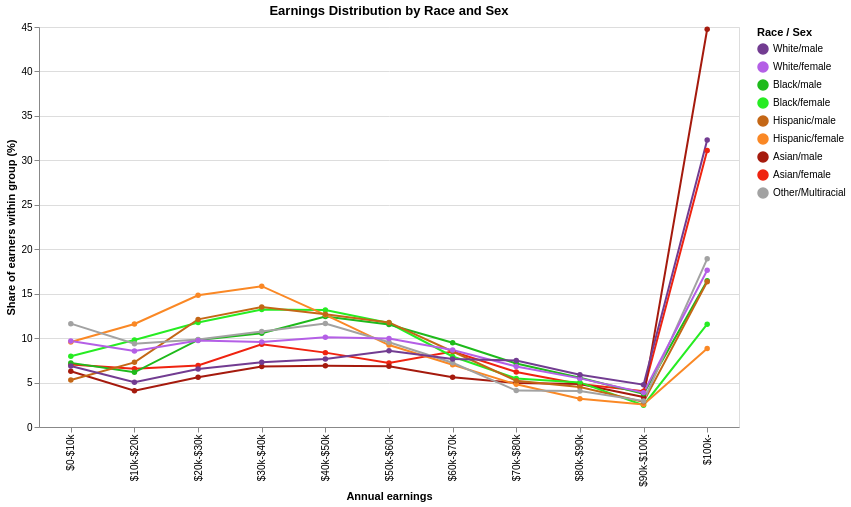

Notebook code cell kept with this figure:
### Code cell
chart02 = alt.Chart(race_income_distribution).mark_line(
    point=True
).encode(
    x=alt.X(
        'income_category:N',
        sort=labels,
        title='Annual earnings'
    ),
    y=alt.Y(
        "percentage:Q",
        title="Share of earners within group (%)"
    ),
    color=alt.Color(
        "race_group:N",
        scale=alt.Scale(
            domain=group_order,
            range=group_colors
        ),
        legend=alt.Legend(title="Race / Sex")
    )
).properties(
    width=700,
    height=400,
    title='Earnings Distribution by Race and Sex'
)

chart02

### Figure 1 — Vega-Lite specification as saved in the notebook (floating-point values rounded to 4 significant figures)
{"config": {"view": {"continuousWidth": 300, "continuousHeight": 300}}, "data": {"name": "data-a3513834285351ff997e93fc2a9dca30"}, "mark": {"type": "line", "point": true}, "encoding": {"color": {"field": "race_group", "legend": {"title": "Race / Sex"}, "scale": {"domain": ["White/male", "White/female", "Black/male", "Black/female", "Hispanic/male", "Hispanic/female", "Asian/male", "Asian/female", "Other/Multiracial"], "range": ["#723C91", "#B45FE6", "#1EBA1B", "#26EC22", "#C46716", "#FA8825", "#A51A0D", "#EF2310", "#A2A2A2"]}, "type": "nominal"}, "x": {"field": "income_category", "sort": ["$0-$10k", "$10k-$20k", "$20k-$30k", "$30k-$40k", "$40k-$50k", "$50k-$60k", "$60k-$70k", "$70k-$80k", "$80k-$90k", "$90k-$100k", "$100k-"], "title": "Annual earnings", "type": "nominal"}, "y": {"field": "percentage", "title": "Share of earners within group (%)", "type": "quantitative"}}, "height": 400, "title": "Earnings Distribution by Race and Sex", "width": 700, "$schema": "https://vega.github.io/schema/vega-lite/v6.4.1.json", "datasets": {"data-a3513834285351ff997e93fc2a9dca30": [{"income_category": "$0-$10k", "race_group": "Asian/female", "estimated_population": 456800.0, "percentage": 7.039}, {"income_category": "$0-$10k", "race_group": "Asian/male", "estimated_population": 451600.0, "percentage": 6.277}, {"income_category": "$0-$10k", "race_group": "Black/female", "estimated_population": 820900.0, "percentage": 7.969}, {"income_category": "$0-$10k", "race_group": "Black/male", "estimated_population": 646900.0, "percentage": 7.215}, {"income_category": "$0-$10k", "race_group": "Hispanic/female", "estimated_population": 1580000.0, "percentage": 9.57}, {"income_category": "$0-$10k", "race_group": "Hispanic/male", "estimated_population": 1020000.0, "percentage": 5.28}, {"income_category": "$0-$10k", "race_group": "Other/Multiracial", "estimated_population": 833000.0, "percentage": 11.63}, {"income_category": "$0-$10k", "race_group": "White/female", "estimated_population": 4510000.0, "percentage": 9.672}, {"income_category": "$0-$10k", "race_group": "White/male", "estimated_population": 3588000.0, "percentage": 6.869}, {"income_category": "$10k-$20k", "race_group": "Asian/female", "estimated_population": 425400.0, "percentage": 6.556}, {"income_category": "$10k-$20k", "race_group": "Asian/male", "estimated_population": 293300.0, "percentage": 4.077}, {"income_category": "$10k-$20k", "race_group": "Black/female", "estimated_population": 1009000.0, "percentage": 9.794}, {"income_category": "$10k-$20k", "race_group": "Black/male", "estimated_population": 552000.0, "percentage": 6.156}, {"income_category": "$10k-$20k", "race_group": "Hispanic/female", "estimated_population": 1913000.0, "percentage": 11.59}, {"income_category": "$10k-$20k", "race_group": "Hispanic/male", "estimated_population": 1406000.0, "percentage": 7.274}, {"income_category": "$10k-$20k", "race_group": "Other/Multiracial", "estimated_population": 671200.0, "percentage": 9.367}, {"income_category": "$10k-$20k", "race_group": "White/female", "estimated_population": 3990000.0, "percentage": 8.556}, {"income_category": "$10k-$20k", "race_group": "White/male", "estimated_population": 2626000.0, "percentage": 5.028}, {"income_category": "$20k-$30k", "race_group": "Asian/female", "estimated_population": 448800.0, "percentage": 6.917}, {"income_category": "$20k-$30k", "race_group": "Asian/male", "estimated_population": 402400.0, "percentage": 5.593}, {"income_category": "$20k-$30k", "race_group": "Black/female", "estimated_population": 1211000.0, "percentage": 11.76}, {"income_category": "$20k-$30k", "race_group": "Black/male", "estimated_population": 878700.0, "percentage": 9.8}, {"income_category": "$20k-$30k", "race_group": "Hispanic/female", "estimated_population": 2446000.0, "percentage": 14.81}, {"income_category": "$20k-$30k", "race_group": "Hispanic/male", "estimated_population": 2340000.0, "percentage": 12.11}, {"income_category": "$20k-$30k", "race_group": "Other/Multiracial", "estimated_population": 705800.0, "percentage": 9.851}, {"income_category": "$20k-$30k", "race_group": "White/female", "estimated_population": 4540000.0, "percentage": 9.736}, {"income_category": "$20k-$30k", "race_group": "White/male", "estimated_population": 3410000.0, "percentage": 6.529}, {"income_category": "$30k-$40k", "race_group": "Asian/female", "estimated_population": 603700.0, "percentage": 9.304}, {"income_category": "$30k-$40k", "race_group": "Asian/male", "estimated_population": 490500.0, "percentage": 6.818}, {"income_category": "$30k-$40k", "race_group": "Black/female", "estimated_population": 1362000.0, "percentage": 13.22}, {"income_category": "$30k-$40k", "race_group": "Black/male", "estimated_population": 945700.0, "percentage": 10.55}, {"income_category": "$30k-$40k", "race_group": "Hispanic/female", "estimated_population": 2615000.0, "percentage": 15.84}, {"income_category": "$30k-$40k", "race_group": "Hispanic/male", "estimated_population": 2611000.0, "percentage": 13.51}, {"income_category": "$30k-$40k", "race_group": "Other/Multiracial", "estimated_population": 770300.0, "percentage": 10.75}, {"income_category": "$30k-$40k", "race_group": "White/female", "estimated_population": 4454000.0, "percentage": 9.551}, {"income_category": "$30k-$40k", "race_group": "White/male", "estimated_population": 3811000.0, "percentage": 7.296}, {"income_category": "$40k-$50k", "race_group": "Asian/female", "estimated_population": 542900.0, "percentage": 8.367}, {"income_category": "$40k-$50k", "race_group": "Asian/male", "estimated_population": 495500.0, "percentage": 6.888}, {"income_category": "$40k-$50k", "race_group": "Black/female", "estimated_population": 1355000.0, "percentage": 13.15}, {"income_category": "$40k-$50k", "race_group": "Black/male", "estimated_population": 1114000.0, "percentage": 12.43}, {"income_category": "$40k-$50k", "race_group": "Hispanic/female", "estimated_population": 2083000.0, "percentage": 12.62}, {"income_category": "$40k-$50k", "race_group": "Hispanic/male", "estimated_population": 2450000.0, "percentage": 12.68}, {"income_category": "$40k-$50k", "race_group": "Other/Multiracial", "estimated_population": 834500.0, "percentage": 11.65}, {"income_category": "$40k-$50k", "race_group": "White/female", "estimated_population": 4707000.0, "percentage": 10.09}, {"income_category": "$40k-$50k", "race_group": "White/male", "estimated_population": 3998000.0, "percentage": 7.654}, {"income_category": "$50k-$60k", "race_group": "Asian/female", "estimated_population": 466600.0, "percentage": 7.191}, {"income_category": "$50k-$60k", "race_group": "Asian/male", "estimated_population": 491800.0, "percentage": 6.836}, {"income_category": "$50k-$60k", "race_group": "Black/female", "estimated_population": 1204000.0, "percentage": 11.69}, {"income_category": "$50k-$60k", "race_group": "Black/male", "estimated_population": 1034000.0, "percentage": 11.53}, {"income_category": "$50k-$60k", "race_group": "Hispanic/female", "estimated_population": 1522000.0, "percentage": 9.22}, {"income_category": "$50k-$60k", "race_group": "Hispanic/male", "estimated_population": 2273000.0, "percentage": 11.76}, {"income_category": "$50k-$60k", "race_group": "Other/Multiracial", "estimated_population": 682900.0, "percentage": 9.531}, {"income_category": "$50k-$60k", "race_group": "White/female", "estimated_population": 4640000.0, "percentage": 9.95}, {"income_category": "$50k-$60k", "race_group": "White/male", "estimated_population": 4479000.0, "percentage": 8.575}, {"income_category": "$60k-$70k", "race_group": "Asian/female", "estimated_population": 550400.0, "percentage": 8.482}, {"income_category": "$60k-$70k", "race_group": "Asian/male", "estimated_population": 402600.0, "percentage": 5.596}, {"income_category": "$60k-$70k", "race_group": "Black/female", "estimated_population": 817100.0, "percentage": 7.932}, {"income_category": "$60k-$70k", "race_group": "Black/male", "estimated_population": 849300.0, "percentage": 9.472}, {"income_category": "$60k-$70k", "race_group": "Hispanic/female", "estimated_population": 1157000.0, "percentage": 7.009}, {"income_category": "$60k-$70k", "race_group": "Hispanic/male", "estimated_population": 1641000.0, "percentage": 8.491}, {"income_category": "$60k-$70k", "race_group": "Other/Multiracial", "estimated_population": 517900.0, "percentage": 7.228}, {"income_category": "$60k-$70k", "race_group": "White/female", "estimated_population": 4041000.0, "percentage": 8.665}, {"income_category": "$60k-$70k", "race_group": "White/male", "estimated_population": 4000000.0, "percentage": 7.658}, {"income_category": "$70k-$80k", "race_group": "Asian/female", "estimated_population": 401600.0, "percentage": 6.19}, {"income_category": "$70k-$80k", "race_group": "Asian/male", "estimated_population": 356600.0, "percentage": 4.957}, {"income_category": "$70k-$80k", "race_group": "Black/female", "estimated_population": 561700.0, "percentage": 5.453}, {"income_category": "$70k-$80k", "race_group": "Black/male", "estimated_population": 640100.0, "percentage": 7.138}, {"income_category": "$70k-$80k", "race_group": "Hispanic/female", "estimated_population": 792400.0, "percentage": 4.8}, {"income_category": "$70k-$80k", "race_group": "Hispanic/male", "estimated_population": 1008000.0, "percentage": 5.214}, {"income_category": "$70k-$80k", "race_group": "Other/Multiracial", "estimated_population": 293800.0, "percentage": 4.101}, {"income_category": "$70k-$80k", "race_group": "White/female", "estimated_population": 3177000.0, "percentage": 6.814}, {"income_category": "$70k-$80k", "race_group": "White/male", "estimated_population": 3907000.0, "percentage": 7.48}, {"income_category": "$80k-$90k", "race_group": "Asian/female", "estimated_population": 313100.0, "percentage": 4.826}, {"income_category": "$80k-$90k", "race_group": "Asian/male", "estimated_population": 348300.0, "percentage": 4.841}, {"income_category": "$80k-$90k", "race_group": "Black/female", "estimated_population": 516700.0, "percentage": 5.016}, {"income_category": "$80k-$90k", "race_group": "Black/male", "estimated_population": 496100.0, "percentage": 5.532}, {"income_category": "$80k-$90k", "race_group": "Hispanic/female", "estimated_population": 526400.0, "percentage": 3.189}, {"income_category": "$80k-$90k", "race_group": "Hispanic/male", "estimated_population": 871100.0, "percentage": 4.507}, {"income_category": "$80k-$90k", "race_group": "Other/Multiracial", "estimated_population": 289800.0, "percentage": 4.045}, {"income_category": "$80k-$90k", "race_group": "White/female", "estimated_population": 2550000.0, "percentage": 5.469}, {"income_category": "$80k-$90k", "race_group": "White/male", "estimated_population": 3065000.0, "percentage": 5.869}, {"income_category": "$90k-$100k", "race_group": "Asian/female", "estimated_population": 261400.0, "percentage": 4.028}, {"income_category": "$90k-$100k", "race_group": "Asian/male", "estimated_population": 242300.0, "percentage": 3.367}, {"income_category": "$90k-$100k", "race_group": "Black/female", "estimated_population": 252600.0, "percentage": 2.452}, {"income_category": "$90k-$100k", "race_group": "Black/male", "estimated_population": 335200.0, "percentage": 3.738}, {"income_category": "$90k-$100k", "race_group": "Hispanic/female", "estimated_population": 417400.0, "percentage": 2.528}, {"income_category": "$90k-$100k", "race_group": "Hispanic/male", "estimated_population": 546400.0, "percentage": 2.827}, {"income_category": "$90k-$100k", "race_group": "Other/Multiracial", "estimated_population": 210300.0, "percentage": 2.935}, {"income_category": "$90k-$100k", "race_group": "White/female", "estimated_population": 1803000.0, "percentage": 3.867}, {"income_category": "$90k-$100k", "race_group": "White/male", "estimated_population": 2485000.0, "percentage": 4.758}, {"income_category": "$100k-", "race_group": "Asian/female", "estimated_population": 2018000.0, "percentage": 31.1}, {"income_category": "$100k-", "race_group": "Asian/male", "estimated_population": 3219000.0, "percentage": 44.75}, {"income_category": "$100k-", "race_group": "Black/female", "estimated_population": 1191000.0, "percentage": 11.56}, {"income_category": "$100k-", "race_group": "Black/male", "estimated_population": 1474000.0, "percentage": 16.44}, {"income_category": "$100k-", "race_group": "Hispanic/female", "estimated_population": 1457000.0, "percentage": 8.823}, {"income_category": "$100k-", "race_group": "Hispanic/male", "estimated_population": 3159000.0, "percentage": 16.35}, {"income_category": "$100k-", "race_group": "Other/Multiracial", "estimated_population": 1355000.0, "percentage": 18.92}, {"income_category": "$100k-", "race_group": "White/female", "estimated_population": 8220000.0, "percentage": 17.63}, {"income_category": "$100k-", "race_group": "White/male", "estimated_population": 16860000.0, "percentage": 32.28}]}}
